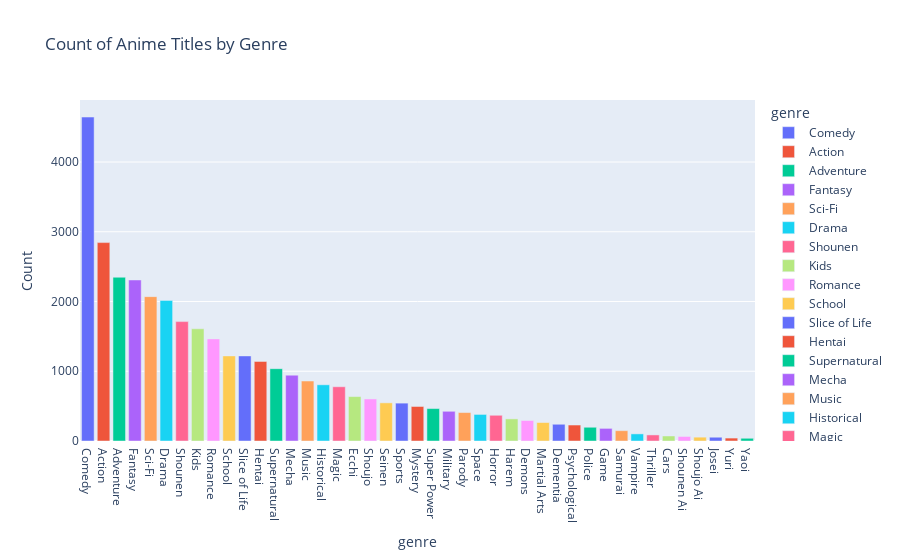

This figure's notebook cell:
### Code cell
genre_counts = df_anime[df_anime['genre'] != "Unknown"]['genre'].apply(lambda x: x.split(', ')).explode().value_counts()
fig = px.bar(genre_counts, x=genre_counts.index, y=genre_counts.values,
             labels={'x':'Genre', 'y':'Count'},
             title='Count of Anime Titles by Genre',
             color=genre_counts.index)
fig.show()

### Figure 1 — Plotly figure (JSON) as saved in the notebook; plotly's stock layout.template omitted (floating-point values rounded to 4 significant figures)
{"data": [{"alignmentgroup": "True", "hovertemplate": "genre=%{x}<br>Count=%{y}<extra></extra>", "legendgroup": "Comedy", "marker": {"color": "#636efa", "pattern": {"shape": ""}}, "name": "Comedy", "offsetgroup": "Comedy", "orientation": "v", "showlegend": true, "textposition": "auto", "type": "bar", "x": ["Comedy"], "xaxis": "x", "y": [4645], "yaxis": "y"}, {"alignmentgroup": "True", "hovertemplate": "genre=%{x}<br>Count=%{y}<extra></extra>", "legendgroup": "Action", "marker": {"color": "#EF553B", "pattern": {"shape": ""}}, "name": "Action", "offsetgroup": "Action", "orientation": "v", "showlegend": true, "textposition": "auto", "type": "bar", "x": ["Action"], "xaxis": "x", "y": [2845], "yaxis": "y"}, {"alignmentgroup": "True", "hovertemplate": "genre=%{x}<br>Count=%{y}<extra></extra>", "legendgroup": "Adventure", "marker": {"color": "#00cc96", "pattern": {"shape": ""}}, "name": "Adventure", "offsetgroup": "Adventure", "orientation": "v", "showlegend": true, "textposition": "auto", "type": "bar", "x": ["Adventure"], "xaxis": "x", "y": [2348], "yaxis": "y"}, {"alignmentgroup": "True", "hovertemplate": "genre=%{x}<br>Count=%{y}<extra></extra>", "legendgroup": "Fantasy", "marker": {"color": "#ab63fa", "pattern": {"shape": ""}}, "name": "Fantasy", "offsetgroup": "Fantasy", "orientation": "v", "showlegend": true, "textposition": "auto", "type": "bar", "x": ["Fantasy"], "xaxis": "x", "y": [2309], "yaxis": "y"}, {"alignmentgroup": "True", "hovertemplate": "genre=%{x}<br>Count=%{y}<extra></extra>", "legendgroup": "Sci-Fi", "marker": {"color": "#FFA15A", "pattern": {"shape": ""}}, "name": "Sci-Fi", "offsetgroup": "Sci-Fi", "orientation": "v", "showlegend": true, "textposition": "auto", "type": "bar", "x": ["Sci-Fi"], "xaxis": "x", "y": [2070], "yaxis": "y"}, {"alignmentgroup": "True", "hovertemplate": "genre=%{x}<br>Count=%{y}<extra></extra>", "legendgroup": "Drama", "marker": {"color": "#19d3f3", "pattern": {"shape": ""}}, "name": "Drama", "offsetgroup": "Drama", "orientation": "v", "showlegend": true, "textposition": "auto", "type": "bar", "x": ["Drama"], "xaxis": "x", "y": [2016], "yaxis": "y"}, {"alignmentgroup": "True", "hovertemplate": "genre=%{x}<br>Count=%{y}<extra></extra>", "legendgroup": "Shounen", "marker": {"color": "#FF6692", "pattern": {"shape": ""}}, "name": "Shounen", "offsetgroup": "Shounen", "orientation": "v", "showlegend": true, "textposition": "auto", "type": "bar", "x": ["Shounen"], "xaxis": "x", "y": [1712], "yaxis": "y"}, {"alignmentgroup": "True", "hovertemplate": "genre=%{x}<br>Count=%{y}<extra></extra>", "legendgroup": "Kids", "marker": {"color": "#B6E880", "pattern": {"shape": ""}}, "name": "Kids", "offsetgroup": "Kids", "orientation": "v", "showlegend": true, "textposition": "auto", "type": "bar", "x": ["Kids"], "xaxis": "x", "y": [1609], "yaxis": "y"}, {"alignmentgroup": "True", "hovertemplate": "genre=%{x}<br>Count=%{y}<extra></extra>", "legendgroup": "Romance", "marker": {"color": "#FF97FF", "pattern": {"shape": ""}}, "name": "Romance", "offsetgroup": "Romance", "orientation": "v", "showlegend": true, "textposition": "auto", "type": "bar", "x": ["Romance"], "xaxis": "x", "y": [1464], "yaxis": "y"}, {"alignmentgroup": "True", "hovertemplate": "genre=%{x}<br>Count=%{y}<extra></extra>", "legendgroup": "School", "marker": {"color": "#FECB52", "pattern": {"shape": ""}}, "name": "School", "offsetgroup": "School", "orientation": "v", "showlegend": true, "textposition": "auto", "type": "bar", "x": ["School"], "xaxis": "x", "y": [1220], "yaxis": "y"}, {"alignmentgroup": "True", "hovertemplate": "genre=%{x}<br>Count=%{y}<extra></extra>", "legendgroup": "Slice of Life", "marker": {"color": "#636efa", "pattern": {"shape": ""}}, "name": "Slice of Life", "offsetgroup": "Slice of Life", "orientation": "v", "showlegend": true, "textposition": "auto", "type": "bar", "x": ["Slice of Life"], "xaxis": "x", "y": [1220], "yaxis": "y"}, {"alignmentgroup": "True", "hovertemplate": "genre=%{x}<br>Count=%{y}<extra></extra>", "legendgroup": "Hentai", "marker": {"color": "#EF553B", "pattern": {"shape": ""}}, "name": "Hentai", "offsetgroup": "Hentai", "orientation": "v", "showlegend": true, "textposition": "auto", "type": "bar", "x": ["Hentai"], "xaxis": "x", "y": [1141], "yaxis": "y"}, {"alignmentgroup": "True", "hovertemplate": "genre=%{x}<br>Count=%{y}<extra></extra>", "legendgroup": "Supernatural", "marker": {"color": "#00cc96", "pattern": {"shape": ""}}, "name": "Supernatural", "offsetgroup": "Supernatural", "orientation": "v", "showlegend": true, "textposition": "auto", "type": "bar", "x": ["Supernatural"], "xaxis": "x", "y": [1037], "yaxis": "y"}, {"alignmentgroup": "True", "hovertemplate": "genre=%{x}<br>Count=%{y}<extra></extra>", "legendgroup": "Mecha", "marker": {"color": "#ab63fa", "pattern": {"shape": ""}}, "name": "Mecha", "offsetgroup": "Mecha", "orientation": "v", "showlegend": true, "textposition": "auto", "type": "bar", "x": ["Mecha"], "xaxis": "x", "y": [944], "yaxis": "y"}, {"alignmentgroup": "True", "hovertemplate": "genre=%{x}<br>Count=%{y}<extra></extra>", "legendgroup": "Music", "marker": {"color": "#FFA15A", "pattern": {"shape": ""}}, "name": "Music", "offsetgroup": "Music", "orientation": "v", "showlegend": true, "textposition": "auto", "type": "bar", "x": ["Music"], "xaxis": "x", "y": [860], "yaxis": "y"}, {"alignmentgroup": "True", "hovertemplate": "genre=%{x}<br>Count=%{y}<extra></extra>", "legendgroup": "Historical", "marker": {"color": "#19d3f3", "pattern": {"shape": ""}}, "name": "Historical", "offsetgroup": "Historical", "orientation": "v", "showlegend": true, "textposition": "auto", "type": "bar", "x": ["Historical"], "xaxis": "x", "y": [806], "yaxis": "y"}, {"alignmentgroup": "True", "hovertemplate": "genre=%{x}<br>Count=%{y}<extra></extra>", "legendgroup": "Magic", "marker": {"color": "#FF6692", "pattern": {"shape": ""}}, "name": "Magic", "offsetgroup": "Magic", "orientation": "v", "showlegend": true, "textposition": "auto", "type": "bar", "x": ["Magic"], "xaxis": "x", "y": [778], "yaxis": "y"}, {"alignmentgroup": "True", "hovertemplate": "genre=%{x}<br>Count=%{y}<extra></extra>", "legendgroup": "Ecchi", "marker": {"color": "#B6E880", "pattern": {"shape": ""}}, "name": "Ecchi", "offsetgroup": "Ecchi", "orientation": "v", "showlegend": true, "textposition": "auto", "type": "bar", "x": ["Ecchi"], "xaxis": "x", "y": [637], "yaxis": "y"}, {"alignmentgroup": "True", "hovertemplate": "genre=%{x}<br>Count=%{y}<extra></extra>", "legendgroup": "Shoujo", "marker": {"color": "#FF97FF", "pattern": {"shape": ""}}, "name": "Shoujo", "offsetgroup": "Shoujo", "orientation": "v", "showlegend": true, "textposition": "auto", "type": "bar", "x": ["Shoujo"], "xaxis": "x", "y": [603], "yaxis": "y"}, {"alignmentgroup": "True", "hovertemplate": "genre=%{x}<br>Count=%{y}<extra></extra>", "legendgroup": "Seinen", "marker": {"color": "#FECB52", "pattern": {"shape": ""}}, "name": "Seinen", "offsetgroup": "Seinen", "orientation": "v", "showlegend": true, "textposition": "auto", "type": "bar", "x": ["Seinen"], "xaxis": "x", "y": [547], "yaxis": "y"}, {"alignmentgroup": "True", "hovertemplate": "genre=%{x}<br>Count=%{y}<extra></extra>", "legendgroup": "Sports", "marker": {"color": "#636efa", "pattern": {"shape": ""}}, "name": "Sports", "offsetgroup": "Sports", "orientation": "v", "showlegend": true, "textposition": "auto", "type": "bar", "x": ["Sports"], "xaxis": "x", "y": [543], "yaxis": "y"}, {"alignmentgroup": "True", "hovertemplate": "genre=%{x}<br>Count=%{y}<extra></extra>", "legendgroup": "Mystery", "marker": {"color": "#EF553B", "pattern": {"shape": ""}}, "name": "Mystery", "offsetgroup": "Mystery", "orientation": "v", "showlegend": true, "textposition": "auto", "type": "bar", "x": ["Mystery"], "xaxis": "x", "y": [495], "yaxis": "y"}, {"alignmentgroup": "True", "hovertemplate": "genre=%{x}<br>Count=%{y}<extra></extra>", "legendgroup": "Super Power", "marker": {"color": "#00cc96", "pattern": {"shape": ""}}, "name": "Super Power", "offsetgroup": "Super Power", "orientation": "v", "showlegend": true, "textposition": "auto", "type": "bar", "x": ["Super Power"], "xaxis": "x", "y": [465], "yaxis": "y"}, {"alignmentgroup": "True", "hovertemplate": "genre=%{x}<br>Count=%{y}<extra></extra>", "legendgroup": "Military", "marker": {"color": "#ab63fa", "pattern": {"shape": ""}}, "name": "Military", "offsetgroup": "Military", "orientation": "v", "showlegend": true, "textposition": "auto", "type": "bar", "x": ["Military"], "xaxis": "x", "y": [426], "yaxis": "y"}, {"alignmentgroup": "True", "hovertemplate": "genre=%{x}<br>Count=%{y}<extra></extra>", "legendgroup": "Parody", "marker": {"color": "#FFA15A", "pattern": {"shape": ""}}, "name": "Parody", "offsetgroup": "Parody", "orientation": "v", "showlegend": true, "textposition": "auto", "type": "bar", "x": ["Parody"], "xaxis": "x", "y": [408], "yaxis": "y"}, {"alignmentgroup": "True", "hovertemplate": "genre=%{x}<br>Count=%{y}<extra></extra>", "legendgroup": "Space", "marker": {"color": "#19d3f3", "pattern": {"shape": ""}}, "name": "Space", "offsetgroup": "Space", "orientation": "v", "showlegend": true, "textposition": "auto", "type": "bar", "x": ["Space"], "xaxis": "x", "y": [381], "yaxis": "y"}, {"alignmentgroup": "True", "hovertemplate": "genre=%{x}<br>Count=%{y}<extra></extra>", "legendgroup": "Horror", "marker": {"color": "#FF6692", "pattern": {"shape": ""}}, "name": "Horror", "offsetgroup": "Horror", "orientation": "v", "showlegend": true, "textposition": "auto", "type": "bar", "x": ["Horror"], "xaxis": "x", "y": [369], "yaxis": "y"}, {"alignmentgroup": "True", "hovertemplate": "genre=%{x}<br>Count=%{y}<extra></extra>", "legendgroup": "Harem", "marker": {"color": "#B6E880", "pattern": {"shape": ""}}, "name": "Harem", "offsetgroup": "Harem", "orientation": "v", "showlegend": true, "textposition": "auto", "type": "bar", "x": ["Harem"], "xaxis": "x", "y": [317], "yaxis": "y"}, {"alignmentgroup": "True", "hovertemplate": "genre=%{x}<br>Count=%{y}<extra></extra>", "legendgroup": "Demons", "marker": {"color": "#FF97FF", "pattern": {"shape": ""}}, "name": "Demons", "offsetgroup": "Demons", "orientation": "v", "showlegend": true, "textposition": "auto", "type": "bar", "x": ["Demons"], "xaxis": "x", "y": [294], "yaxis": "y"}, {"alignmentgroup": "True", "hovertemplate": "genre=%{x}<br>Count=%{y}<extra></extra>", "legendgroup": "Martial Arts", "marker": {"color": "#FECB52", "pattern": {"shape": ""}}, "name": "Martial Arts", "offsetgroup": "Martial Arts", "orientation": "v", "showlegend": true, "textposition": "auto", "type": "bar", "x": ["Martial Arts"], "xaxis": "x", "y": [265], "yaxis": "y"}, {"alignmentgroup": "True", "hovertemplate": "genre=%{x}<br>Count=%{y}<extra></extra>", "legendgroup": "Dementia", "marker": {"color": "#636efa", "pattern": {"shape": ""}}, "name": "Dementia", "offsetgroup": "Dementia", "orientation": "v", "showlegend": true, "textposition": "auto", "type": "bar", "x": ["Dementia"], "xaxis": "x", "y": [240], "yaxis": "y"}, {"alignmentgroup": "True", "hovertemplate": "genre=%{x}<br>Count=%{y}<extra></extra>", "legendgroup": "Psychological", "marker": {"color": "#EF553B", "pattern": {"shape": ""}}, "name": "Psychological", "offsetgroup": "Psychological", "orientation": "v", "showlegend": true, "textposition": "auto", "type": "bar", "x": ["Psychological"], "xaxis": "x", "y": [229], "yaxis": "y"}, {"alignmentgroup": "True", "hovertemplate": "genre=%{x}<br>Count=%{y}<extra></extra>", "legendgroup": "Police", "marker": {"color": "#00cc96", "pattern": {"shape": ""}}, "name": "Police", "offsetgroup": "Police", "orientation": "v", "showlegend": true, "textposition": "auto", "type": "bar", "x": ["Police"], "xaxis": "x", "y": [197], "yaxis": "y"}, {"alignmentgroup": "True", "hovertemplate": "genre=%{x}<br>Count=%{y}<extra></extra>", "legendgroup": "Game", "marker": {"color": "#ab63fa", "pattern": {"shape": ""}}, "name": "Game", "offsetgroup": "Game", "orientation": "v", "showlegend": true, "textposition": "auto", "type": "bar", "x": ["Game"], "xaxis": "x", "y": [181], "yaxis": "y"}, {"alignmentgroup": "True", "hovertemplate": "genre=%{x}<br>Count=%{y}<extra></extra>", "legendgroup": "Samurai", "marker": {"color": "#FFA15A", "pattern": {"shape": ""}}, "name": "Samurai", "offsetgroup": "Samurai", "orientation": "v", "showlegend": true, "textposition": "auto", "type": "bar", "x": ["Samurai"], "xaxis": "x", "y": [148], "yaxis": "y"}, {"alignmentgroup": "True", "hovertemplate": "genre=%{x}<br>Count=%{y}<extra></extra>", "legendgroup": "Vampire", "marker": {"color": "#19d3f3", "pattern": {"shape": ""}}, "name": "Vampire", "offsetgroup": "Vampire", "orientation": "v", "showlegend": true, "textposition": "auto", "type": "bar", "x": ["Vampire"], "xaxis": "x", "y": [102], "yaxis": "y"}, {"alignmentgroup": "True", "hovertemplate": "genre=%{x}<br>Count=%{y}<extra></extra>", "legendgroup": "Thriller", "marker": {"color": "#FF6692", "pattern": {"shape": ""}}, "name": "Thriller", "offsetgroup": "Thriller", "orientation": "v", "showlegend": true, "textposition": "auto", "type": "bar", "x": ["Thriller"], "xaxis": "x", "y": [87], "yaxis": "y"}, {"alignmentgroup": "True", "hovertemplate": "genre=%{x}<br>Count=%{y}<extra></extra>", "legendgroup": "Cars", "marker": {"color": "#B6E880", "pattern": {"shape": ""}}, "name": "Cars", "offsetgroup": "Cars", "orientation": "v", "showlegend": true, "textposition": "auto", "type": "bar", "x": ["Cars"], "xaxis": "x", "y": [72], "yaxis": "y"}, {"alignmentgroup": "True", "hovertemplate": "genre=%{x}<br>Count=%{y}<extra></extra>", "legendgroup": "Shounen Ai", "marker": {"color": "#FF97FF", "pattern": {"shape": ""}}, "name": "Shounen Ai", "offsetgroup": "Shounen Ai", "orientation": "v", "showlegend": true, "textposition": "auto", "type": "bar", "x": ["Shounen Ai"], "xaxis": "x", "y": [65], "yaxis": "y"}, {"alignmentgroup": "True", "hovertemplate": "genre=%{x}<br>Count=%{y}<extra></extra>", "legendgroup": "Shoujo Ai", "marker": {"color": "#FECB52", "pattern": {"shape": ""}}, "name": "Shoujo Ai", "offsetgroup": "Shoujo Ai", "orientation": "v", "showlegend": true, "textposition": "auto", "type": "bar", "x": ["Shoujo Ai"], "xaxis": "x", "y": [55], "yaxis": "y"}, {"alignmentgroup": "True", "hovertemplate": "genre=%{x}<br>Count=%{y}<extra></extra>", "legendgroup": "Josei", "marker": {"color": "#636efa", "pattern": {"shape": ""}}, "name": "Josei", "offsetgroup": "Josei", "orientation": "v", "showlegend": true, "textposition": "auto", "type": "bar", "x": ["Josei"], "xaxis": "x", "y": [54], "yaxis": "y"}, {"alignmentgroup": "True", "hovertemplate": "genre=%{x}<br>Count=%{y}<extra></extra>", "legendgroup": "Yuri", "marker": {"color": "#EF553B", "pattern": {"shape": ""}}, "name": "Yuri", "offsetgroup": "Yuri", "orientation": "v", "showlegend": true, "textposition": "auto", "type": "bar", "x": ["Yuri"], "xaxis": "x", "y": [42], "yaxis": "y"}, {"alignmentgroup": "True", "hovertemplate": "genre=%{x}<br>Count=%{y}<extra></extra>", "legendgroup": "Yaoi", "marker": {"color": "#00cc96", "pattern": {"shape": ""}}, "name": "Yaoi", "offsetgroup": "Yaoi", "orientation": "v", "showlegend": true, "textposition": "auto", "type": "bar", "x": ["Yaoi"], "xaxis": "x", "y": [39], "yaxis": "y"}], "layout": {"barmode": "relative", "legend": {"title": {"text": "genre"}, "tracegroupgap": 0}, "title": {"text": "Count of Anime Titles by Genre"}, "xaxis": {"anchor": "y", "categoryarray": ["Comedy", "Action", "Adventure", "Fantasy", "Sci-Fi", "Drama", "Shounen", "Kids", "Romance", "School", "Slice of Life", "Hentai", "Supernatural", "Mecha", "Music", "Historical", "Magic", "Ecchi", "Shoujo", "Seinen", "Sports", "Mystery", "Super Power", "Military", "Parody", "Space", "Horror", "Harem", "Demons", "Martial Arts", "Dementia", "Psychological", "Police", "Game", "Samurai", "Vampire", "Thriller", "Cars", "Shounen Ai", "Shoujo Ai", "Josei", "Yuri", "Yaoi"], "categoryorder": "array", "domain": [0.0, 1.0], "title": {"text": "genre"}}, "yaxis": {"anchor": "x", "domain": [0.0, 1.0], "title": {"text": "Count"}}}}
